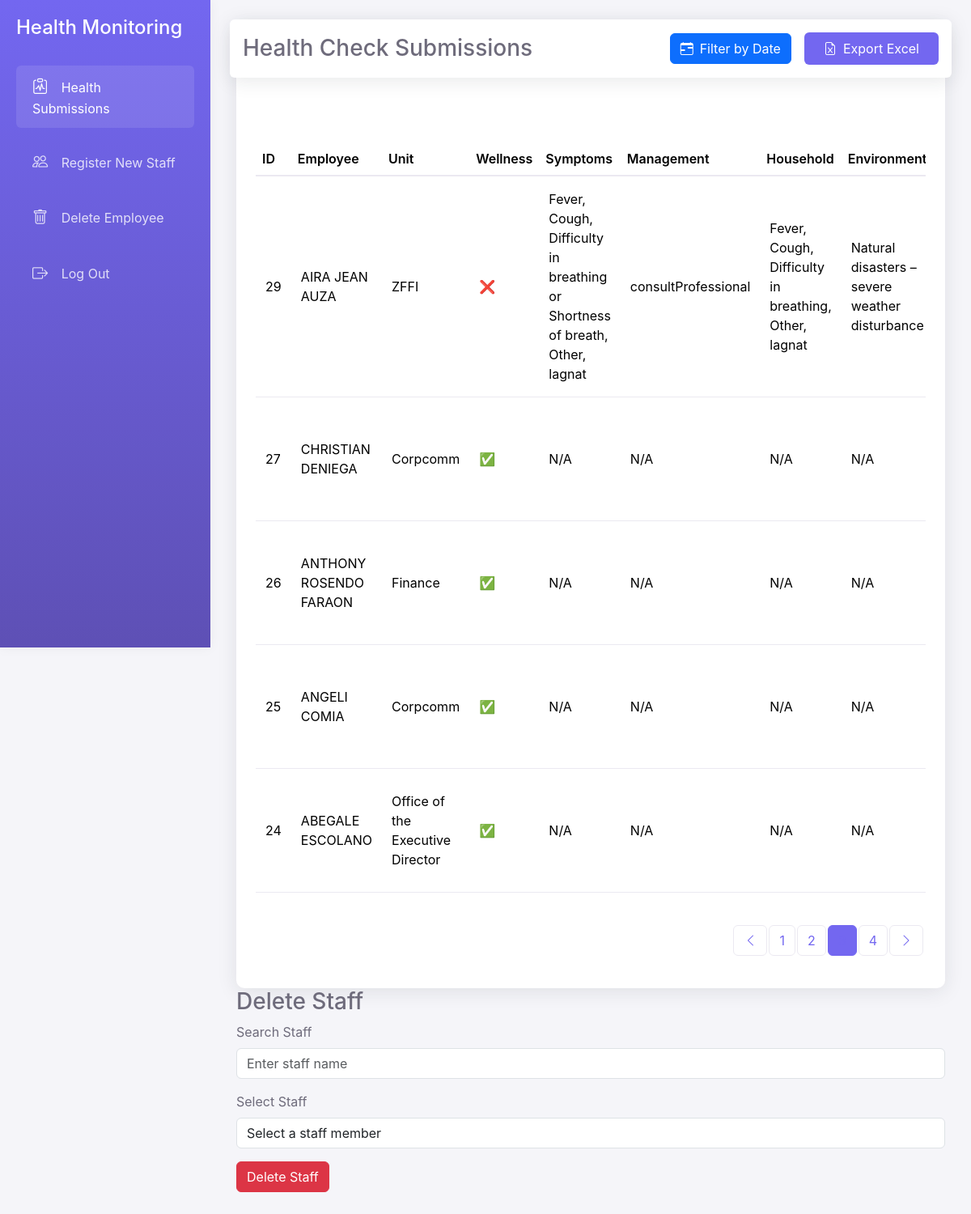
Page /admin.php?page=3 (signed in) on the committed database.
### tables this page shows
CREATE TABLE `health_records` (
  `id` int(11) NOT NULL,
  `employee_name` varchar(255) NOT NULL,
  `unit` varchar(255) NOT NULL,
  `wellness_status` varchar(3) NOT NULL,
  `symptoms` text DEFAULT NULL,
  `symptoms_management` text DEFAULT NULL,
  `household_symptoms` varchar(3) NOT NULL,
  `household_symptoms_details` text DEFAULT NULL,
  `environmental_check` varchar(255) NOT NULL,
  `environmental_issues` text DEFAULT NULL,
  `mental_health_check` varchar(255) NOT NULL,
  `mental_health_support` text DEFAULT NULL,
  `current_status` varchar(255) NOT NULL,
  `submission_date` timestamp NOT NULL DEFAULT current_timestamp()
);

### admin.php (the view, shortened to what this page needs)
<?php
$servername = "127.0.0.1";
$username = "root";
$password = "";
$dbname = "employeedatabase";
$conn = new mysqli($servername, $username, $password, $dbname);
$start_date = isset($_GET['start_date']) ? $_GET['start_date'] : '';
$end_date = isset($_GET['end_date']) ? $_GET['end_date'] : '';
$valid_start = DateTime::createFromFormat('Y-m-d', $start_date) && DateTime::createFromFormat('Y-m-d', $start_date)->format('Y-m-d') === $start_date;
$valid_end = DateTime::createFromFormat('Y-m-d', $end_date) && DateTime::createFromFormat('Y-m-d', $end_date)->format('Y-m-d') === $end_date;
$where_clause = '';
$limit = 5;
$page = isset($_GET["page"]) ? (int)$_GET["page"] : 1;
$page = max($page, 1);
$start_from = ($page - 1) * $limit;
$total_records_query = "SELECT COUNT(*) FROM health_records" . $where_clause;
$total_records_result = $conn->query($total_records_query);
$total_records = $total_records_result->fetch_array()[0];
$total_pages = ceil($total_records / $limit);
$prev_page = max($page - 1, 1);
$next_page = min($page + 1, $total_pages);
$sql = "SELECT * FROM health_records" . $where_clause . " ORDER BY submission_date DESC LIMIT $start_from, $limit";
$result = $conn->query($sql);
?>
<!DOCTYPE html>
<html lang="en">
<head>
    <link href="https://cdn.jsdelivr.net/npm/bootstrap@5.3.2/dist/css/bootstrap.min.css" rel="stylesheet">
    <link href="https://cdn.jsdelivr.net/npm/bootstrap-icons@1.11.0/font/bootstrap-icons.css" rel="stylesheet">
    <link rel="stylesheet" href="https://cdn.jsdelivr.net/npm/flatpickr/dist/flatpickr.min.css">
    <link rel="stylesheet" href="https://cdn.jsdelivr.net/npm/sweetalert2@11/dist/sweetalert2.min.css">
    <link rel="stylesheet" href="admin.css">
</head>
<body>
    <div class="sidebar d-none d-md-block">
        <div class="sidebar-header mb-4">
            <h4 class="text-white">Health Monitoring</h4>
        </div>
        <nav class="nav flex-column">
            <a class="nav-link active" href="#" id="healthSubmissionsLink">
                <i class="bi bi-clipboard-pulse"></i>
                Health Submissions
            </a>
            <a class="nav-link" href="#" id="registerNewStaffLink">
                <i class="bi bi-people"></i>
                Register New Staff
            </a>
            <a class="nav-link" href="#" id="deleteStaffLink">
                <i class="bi bi-trash"></i>
                Delete Employee
            </a>
            <a class="nav-link" href="#" onclick="confirmLogout()">
                <i class="bi bi-box-arrow-right"></i>
                Log Out
            </a>
        </nav>
    </div>
    <div class="main-content">
        <div class="table-section" id="healthSubmissionsTable">
        <div class="header d-flex justify-content-between align-items-center rounded" id="healthSubmissionsHeader">
            <h3 class="mb-0">Health Check Submissions</h3>
            <div class="d-flex align-items-center gap-2">
                <button class="btn btn-primary me-2" id="dateFilterBtn">
                    <i class="bi bi-calendar-range me-2"></i>Filter by Date
                </button>
                <a href="?export=1<?= isset($_GET['start_date']) ? '&start_date=' . urlencode($_GET['start_date']) . '&end_date=' . urlencode($_GET['end_date']) : '' ?>" class="btn-export">
                    <i class="bi bi-file-earmark-excel"></i>
                    Export Excel
                </a>
            </div>
        </div>
            <div class="table-responsive">
                <table class="table table-hover">
                    <thead>
                        <tr>
                            <th>ID</th>
                            <th>Employee</th>
                            <th>Unit</th>
                            <th>Wellness</th>
                            <th>Symptoms</th>
                            <th>Management</th>
                            <th>Household</th>
                            <th>Environment</th>
                        </tr>
                    </thead>
                    <tbody>
                        <?php if ($result->num_rows > 0): ?>
                            <?php while($row = $result->fetch_assoc()): ?>
                            <tr>
                                <td><?= $row['id'] ?></td>
                                <td><?= $row['employee_name'] ?></td>
                                <td><?= $row['unit'] ?></td>
                                <td><?= $row['wellness_status'] == 'yes' ? '✅' : '❌' ?></td>
                                <td><?= $row['symptoms'] ?: 'N/A' ?></td>
                                <td><?= $row['symptoms_management'] ?: 'N/A' ?></td>
                                <td><?= $row['household_symptoms_details'] ?: 'N/A' ?></td>
                                <td><?= $row['environmental_issues'] ?: 'N/A' ?></td>
                            </tr>
                            <?php endwhile; ?>
                        <?php else: ?>
                            <tr>
                                <td colspan="12" class="text-center py-4">No records found</td>
                            </tr>
                        <?php endif; ?>
                    </tbody>
                </table>
            </div>
            <nav aria-label="Page navigation">
                <ul class="pagination justify-content-end mt-4">
                    <li class="page-item <?= ($page == 1) ? 'disabled' : '' ?>">
                        <a class="page-link" href="admin.php?page=<?= $prev_page ?><?= $valid_start && $valid_end ? "&start_date=$start_date&end_date=$end_date" : '' ?>">
                            <i class="bi bi-chevron-left"></i>
                        </a>
                    </li>
                    <?php
                    $start_page = max(1, $page - 2);
                    $end_page = min($total_pages, $page + 2);
                    for ($i = $start_page; $i <= $end_page; $i++) {
                        $active = ($i == $page) ? 'active' : '';
                        echo "<li class='page-item $active'>
                                <a class='page-link' href='admin.php?page=$i".($valid_start && $valid_end ? "&start_date=$start_date&end_date=$end_date" : '')."'>$i</a>
                              </li>";
                    }
                    ?>
                    <li class="page-item <?= ($page == $total_pages) ? 'disabled' : '' ?>">
                        <a class="page-link" href="admin.php?page=<?= $next_page ?><?= $valid_start && $valid_end ? "&start_date=$start_date&end_date=$end_date" : '' ?>">
                            <i class="bi bi-chevron-right"></i>
                        </a>
                    </li>
                </ul>
            </nav>
        </div>
        <div class="delete-staff-section" id="deleteStaffSection">
            <h3>Delete Staff</h3>
            <form id="deleteStaffForm" method="post">
                <div class="mb-3">
                    <label for="searchStaff" class="form-label">Search Staff</label>
                    <input type="text" class="form-control" id="searchStaff" name="searchStaff" placeholder="Enter staff name">
                </div>
                <div class="mb-3">
                    <label for="staffList" class="form-label">Select Staff</label>
                    <select class="form-control" id="staffList" name="staffList" required>
                        <option value="">Select a staff member</option>
                    </select>
                </div>
                <button type="submit" class="btn btn-danger" name="deleteStaff">Delete Staff</button>
            </form>
        </div>
    </div>
</body>
</html>

### admin.css (style rules this page uses)
:root { --primary: #7367f0; --secondary: #a8a5d6; --success: #28c76f; --danger: #ea5455; --warning: #ff9f43; --info: #00cfe8; --dark: #4b4b4b; --light: #f6f6f9; --white: #fff; }
body { font-family: 'Inter', sans-serif; background-color: #f5f5f9; color: #6e6b7b; }
.sidebar { width: 260px; height: 100vh; position: fixed; background: linear-gradient(180deg, var(--primary) 0%, #5e50b5 100%); padding: 20px; color: var(--white); box-shadow: 0 0 15px rgba(0,0,0,0.05); }
.sidebar .nav-link { color: rgba(255,255,255,0.8); padding: 12px 20px; margin: 8px 0; border-radius: 6px; transition: all 0.3s; }
.sidebar .nav-link.active, .sidebar .nav-link:hover { background: rgba(255,255,255,0.1); color: var(--white); }
.sidebar .nav-link i { margin-right: 12px; font-size: 1.2rem; }
.main-content { margin-left: 260px; padding: 2rem; }
.header { background: var(--white); padding: 1rem; margin: -2rem -2rem 2rem; box-shadow: 0 4px 24px 0 rgba(34,41,47,.1); }
.table-section { background: var(--white); border-radius: 10px; box-shadow: 0 4px 24px 0 rgba(34,41,47,.1); padding: 1.5rem; }
.table { color: #6e6b7b; }
.table thead { background: #f8f8f8; }
.table th { font-weight: 600; border-bottom: 2px solid #ebe9f1 !important; }
.table td { border-color: #ebe9f1 !important; vertical-align: middle; padding: 1rem 0.75rem; }
.btn-export { background: var(--primary); color: var(--white); padding: 0.5rem 1.5rem; border-radius: 6px; transition: all 0.3s; text-decoration: none; display: inline-flex; align-items: center; gap: 8px; }
.pagination .page-link { border-color: #ebe9f1; color: var(--primary); margin: 0 3px; border-radius: 6px !important; }
.pagination .page-item.active .page-link { background: var(--primary); border-color: var(--primary); }
.bi-box-arrow-right { font-size: 1.2rem; margin-right: 12px; }

### rows in the picture
health_records: id "29", employee_name "AIRA JEAN AUZA", unit "ZFFI", symptoms "Fever, Cough, Difficulty in breathing or Shortness of breath, Other, lagnat", symptoms_management "consultProfessional", household_symptoms_details "Fever, Cough, Difficulty in breathing, Other, lagnat", environmental_issues "Natural disasters – severe weather disturbance"
health_records: id "27", employee_name "CHRISTIAN DENIEGA", unit "Corpcomm", symptoms "N/A", symptoms_management "N/A", household_symptoms_details "N/A", environmental_issues "N/A"
health_records: id "26", employee_name "ANTHONY ROSENDO FARAON", unit "Finance", symptoms "N/A", symptoms_management "N/A", household_symptoms_details "N/A", environmental_issues "N/A"
health_records: id "25", employee_name "ANGELI COMIA", unit "Corpcomm", symptoms "N/A", symptoms_management "N/A", household_symptoms_details "N/A", environmental_issues "N/A"
health_records: id "24", employee_name "ABEGALE ESCOLANO", unit "Office of the Executive Director", symptoms "N/A", symptoms_management "N/A", household_symptoms_details "N/A", environmental_issues "N/A"
